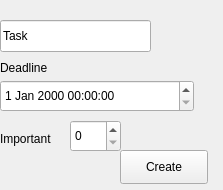
<?xml version="1.0" encoding="UTF-8"?>
<ui version="4.0">
 <class>Task</class>
 <widget class="QFrame" name="Task">
  <property name="geometry">
   <rect>
    <x>0</x>
    <y>0</y>
    <width>223</width>
    <height>190</height>
   </rect>
  </property>
  <property name="windowTitle">
   <string>Task</string>
  </property>
  <widget class="QLineEdit" name="task">
   <property name="geometry">
    <rect>
     <x>0</x>
     <y>20</y>
     <width>151</width>
     <height>32</height>
    </rect>
   </property>
   <property name="text">
    <string>Task</string>
   </property>
  </widget>
  <widget class="QLabel" name="label">
   <property name="geometry">
    <rect>
     <x>0</x>
     <y>57</y>
     <width>61</width>
     <height>21</height>
    </rect>
   </property>
   <property name="text">
    <string>Deadline</string>
   </property>
  </widget>
  <widget class="QPushButton" name="create">
   <property name="geometry">
    <rect>
     <x>120</x>
     <y>150</y>
     <width>88</width>
     <height>34</height>
    </rect>
   </property>
   <property name="text">
    <string>Create</string>
   </property>
  </widget>
  <widget class="QSpinBox" name="important">
   <property name="geometry">
    <rect>
     <x>70</x>
     <y>120</y>
     <width>51</width>
     <height>32</height>
    </rect>
   </property>
  </widget>
  <widget class="QLabel" name="label_2">
   <property name="geometry">
    <rect>
     <x>0</x>
     <y>130</y>
     <width>81</width>
     <height>18</height>
    </rect>
   </property>
   <property name="text">
    <string>Important</string>
   </property>
  </widget>
  <widget class="QDateTimeEdit" name="deadline">
   <property name="geometry">
    <rect>
     <x>0</x>
     <y>80</y>
     <width>194</width>
     <height>32</height>
    </rect>
   </property>
  </widget>
 </widget>
 <resources/>
 <connections/>
</ui>
